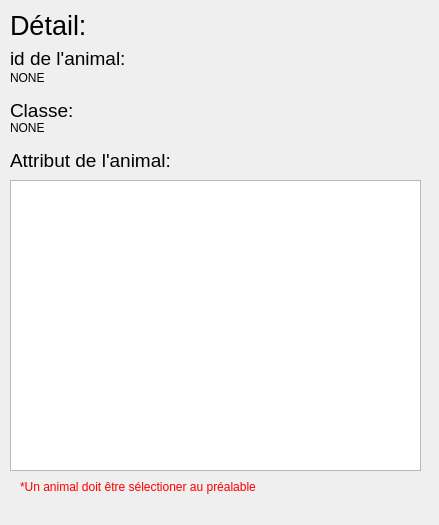
<?xml version="1.0" encoding="UTF-8"?>
<ui version="4.0">
 <class>Dialog</class>
 <widget class="QDialog" name="Dialog">
  <property name="geometry">
   <rect>
    <x>0</x>
    <y>0</y>
    <width>439</width>
    <height>525</height>
   </rect>
  </property>
  <property name="windowTitle">
   <string>Dialog</string>
  </property>
  <widget class="QLabel" name="label_titre_detail_animaux_2">
   <property name="geometry">
    <rect>
     <x>10</x>
     <y>150</y>
     <width>191</width>
     <height>21</height>
    </rect>
   </property>
   <property name="font">
    <font>
     <pointsize>14</pointsize>
    </font>
   </property>
   <property name="text">
    <string>Attribut de l'animal:</string>
   </property>
  </widget>
  <widget class="QLabel" name="label_selection_erreure_details_animaux">
   <property name="geometry">
    <rect>
     <x>20</x>
     <y>480</y>
     <width>411</width>
     <height>41</height>
    </rect>
   </property>
   <property name="text">
    <string>&lt;html&gt;&lt;head/&gt;&lt;body&gt;&lt;p&gt;&lt;span style=&quot; color:#ff0000;&quot;&gt;*Un animal doit être sélectioner au préalable&lt;/span&gt;&lt;/p&gt;&lt;p&gt;&lt;br/&gt;&lt;/p&gt;&lt;/body&gt;&lt;/html&gt;</string>
   </property>
  </widget>
  <widget class="QLabel" name="label_classe_information_detail_animaux">
   <property name="geometry">
    <rect>
     <x>10</x>
     <y>120</y>
     <width>181</width>
     <height>16</height>
    </rect>
   </property>
   <property name="text">
    <string>NONE</string>
   </property>
  </widget>
  <widget class="QListView" name="listView_ls_animal_detail_animaux">
   <property name="geometry">
    <rect>
     <x>10</x>
     <y>180</y>
     <width>411</width>
     <height>291</height>
    </rect>
   </property>
  </widget>
  <widget class="QLabel" name="label_titre_detail_animaux">
   <property name="geometry">
    <rect>
     <x>10</x>
     <y>-20</y>
     <width>331</width>
     <height>91</height>
    </rect>
   </property>
   <property name="font">
    <font>
     <pointsize>20</pointsize>
    </font>
   </property>
   <property name="text">
    <string>Détail:</string>
   </property>
  </widget>
  <widget class="QLabel" name="label_id_detail_animaux">
   <property name="geometry">
    <rect>
     <x>10</x>
     <y>50</y>
     <width>191</width>
     <height>16</height>
    </rect>
   </property>
   <property name="font">
    <font>
     <pointsize>14</pointsize>
    </font>
   </property>
   <property name="text">
    <string>id de l'animal:</string>
   </property>
  </widget>
  <widget class="QLabel" name="label_id_information_detail_animaux">
   <property name="geometry">
    <rect>
     <x>10</x>
     <y>70</y>
     <width>181</width>
     <height>16</height>
    </rect>
   </property>
   <property name="text">
    <string>NONE</string>
   </property>
  </widget>
  <widget class="QLabel" name="label_classe_detail_animaux">
   <property name="geometry">
    <rect>
     <x>10</x>
     <y>100</y>
     <width>191</width>
     <height>21</height>
    </rect>
   </property>
   <property name="font">
    <font>
     <pointsize>14</pointsize>
    </font>
   </property>
   <property name="text">
    <string>Classe:</string>
   </property>
  </widget>
 </widget>
 <resources/>
 <connections/>
</ui>
